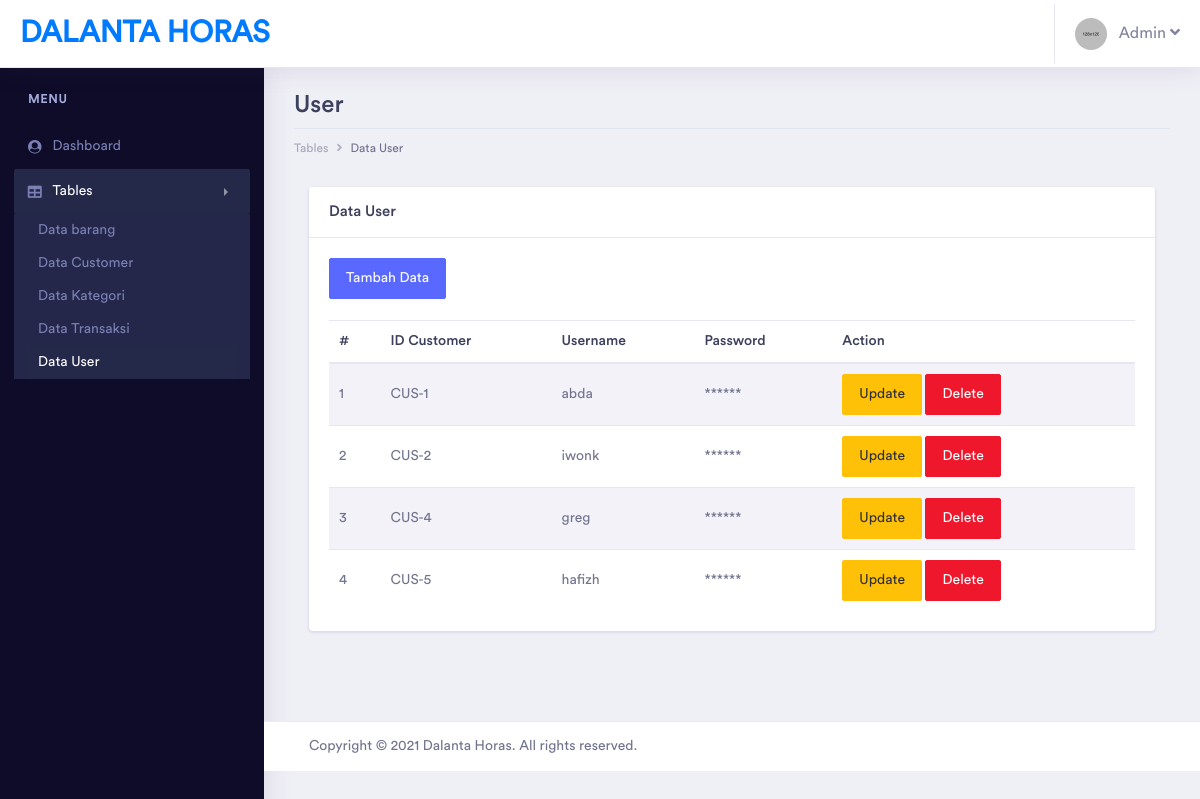
The page /admin/pages/tables/user/table_user.php (signed in) on the database its author committed.
### tables this page shows
CREATE TABLE `user` (
  `username` varchar(50) NOT NULL,
  `password` varchar(50) NOT NULL,
  `tipe_user` enum('Customer','Admin') NOT NULL,
  `id_customer` varchar(20) DEFAULT NULL,
  `deleted` tinyint(4) NOT NULL
);

### admin/pages/tables/user/table_user.php (the view, shortened to what this page needs)
<?php
include '../../../../helper/connection.php';
?>
<?php
if(!$_SESSION['username'] && !$_SESSION['password'] && $_SESSION['tipe_user'] != "Admin")
{
    echo "
		<script type='text/javascript'>
		alert('Anda harus login terlebih dahulu!')
		window.location='../../../index.php';
		</script>";
}
else
{
?>
<!doctype html>
<html lang="en">
<head>
    <link rel="stylesheet" href="../../../assets/vendor/bootstrap/css/bootstrap.min.css">
    <link href="../../../assets/vendor/fonts/circular-std/style.css" rel="stylesheet">
    <link rel="stylesheet" href="../../../assets/libs/css/style.css">
    <link rel="stylesheet" href="../../../assets/vendor/fonts/fontawesome/css/fontawesome-all.css">
    <link rel="stylesheet" href="../../../assets/vendor/charts/chartist-bundle/chartist.css">
    <link rel="stylesheet" href="../../../assets/vendor/charts/morris-bundle/morris.css">
    <link rel="stylesheet" href="../../../assets/vendor/fonts/material-design-iconic-font/css/materialdesignicons.min.css">
    <link rel="stylesheet" href="../../../assets/vendor/charts/c3charts/c3.css">
    <link rel="stylesheet" href="../../../assets/vendor/fonts/flag-icon-css/flag-icon.min.css">
</head>
<body>
    <div class="dashboard-main-wrapper">
        <div class="dashboard-header">
            <nav class="navbar navbar-expand-lg bg-white fixed-top">
                <a class="navbar-brand" href="../../../dashboard.php">Dalanta Horas</a>
                <div class="collapse navbar-collapse " id="navbarSupportedContent">
                    <ul class="navbar-nav ml-auto navbar-right-top">
                        <li class="nav-item dropdown nav-user">
                            <a class="nav-link nav-user-img" href="#" id="navbarDropdownMenuLink2" data-toggle="dropdown"
                                aria-haspopup="true" aria-expanded="false"><img src="../../../assets/images/avatar-1.jpg"
                                    alt="" class="user-avatar-md rounded-circle">&nbsp;&nbsp;&nbsp;Admin <i class="fas fa-angle-down"></i></a>
                        </li>
                    </ul>
                </div>
            </nav>
        </div>
        <div class="nav-left-sidebar sidebar-dark">
            <div class="menu-list">
                <nav class="navbar navbar-expand-lg navbar-light">
                    <div class="collapse navbar-collapse" id="navbarNav">
                        <ul class="navbar-nav flex-column">
                            <li class="nav-divider">
                                Menu
                            </li>
                            <li class="nav-item ">
                                <a class="nav-link" href="../../../dashboard.php" aria-expanded="false" data-target="#submenu-1"
                                    aria-controls="submenu-1"><i class="fa fa-fw fa-user-circle"></i>Dashboard
                                    <span class="badge badge-success">6</span></a>
                            </li>
                            <li class="nav-item">
                                <a class="nav-link active" href="#" data-toggle="collapse" aria-expanded="false"
                                    data-target="#submenu-5" aria-controls="submenu-5"><i class="fas fa-fw fa-table"></i>Tables</a>
                                <div id="submenu-5" class="collapse submenu show" style="">
                                    <ul class="nav flex-column">
                                        <li class="nav-item">
                                            <a class="nav-link" href="../barang/table_barang.php">Data barang</a>
                                        </li>
                                        <li class="nav-item">
                                            <a class="nav-link" href="../customer/table_customer.php">Data Customer</a>
                                        </li>
                                        <li class="nav-item">
                                            <a class="nav-link" href="../kategori/table_kategori.php">Data
                                                Kategori</a>
                                        </li>
                                        <li class="nav-item">
                                            <a class="nav-link" href="../transaksi/table_transaksi.php">Data Transaksi</a>
                                        </li>
                                        <li class="nav-item">
                                            <a class="nav-link active" href="table_user.php">Data User</a>
                                        </li>
                                    </ul>
                                </div>
                            </li>
                        </ul>
                    </div>
                </nav>
            </div>
        </div>
        <div class="dashboard-wrapper">
            <div class="dashboard-ecommerce">
                <div class="container-fluid dashboard-content ">
                    <div class="row">
                        <div class="col-xl-12 col-lg-12 col-md-12 col-sm-12 col-12">
                            <div class="page-header">
                                <h2 class="pageheader-title">User</h2>
                                <div class="page-breadcrumb">
                                    <nav aria-label="breadcrumb">
                                        <ol class="breadcrumb">
                                            <li class="breadcrumb-item"><a href="#" class="breadcrumb-link">Tables</a></li>
                                            <li class="breadcrumb-item active" aria-current="page">Data User</li>
                                        </ol>
                                    </nav>
                                </div>
                            </div>
                        </div>
                    </div>
                    <div class="col-xl-12">
                        <div class="card">
                            <h5 class="card-header">Data User</h5>
                            <div class="card-body">
                                <a href="form_user.php" class="btn btn-primary">Tambah Data</a><br><br>
                                <table class="table table-striped">
                                    <thead>
                                        <tr>
                                            <th>#</th>
                                            <th>ID Customer</th>
                                            <th>Username</th>
                                            <th>Password</th>
                                            <th>Action</th>
                                        </tr>
                                    </thead>
                                    <tbody>
                                        <?php
                                            $query =
                                            "SELECT * FROM user where tipe_user='Customer' AND deleted=0 ORDER BY id_customer";
                                            $result = mysqli_query($con, $query);
                                            if (mysqli_num_rows($result) > 0)
                                            {
                                                $index = 1;
                                                while($row = mysqli_fetch_assoc($result))
                                                {
                                                    $id_customer = $row['id_customer'];
                                                    echo "
                                                    <tr>
                                                        <td>" . $index++ . "</td>
                                                        <td>". $id_customer."</td>
                                                        <td>" . $row["username"] . "</td>
                                                        <td>******</td>
                                                        <td>
                                                            <a href='form_edit_user.php?id_customer=$id_customer' class='btn btn-warning'>Update</a>
                                                            <a href='process/delete_user.php?id_customer=$id_customer' class='btn btn-danger'>Delete</a>
                                                        </td>
                                                    </tr>
                                                    ";
                                                }
                                            }
                                            ?>
                                    </tbody>
                                </table>
                            </div>
                        </div>
                    </div>
                </div>
            </div>
            <div class="footer">
                <div class="container-fluid">
                    <div class="row">
                        <div class="col-xl-6 col-lg-6 col-md-6 col-sm-12 col-12">
                            Copyright © 2021 Dalanta Horas. All rights reserved.
                        </div>
                        <div class="col-xl-6 col-lg-6 col-md-6 col-sm-12 col-12">
                        </div>
                    </div>
                </div>
            </div>
        </div>
    </div>
</body>
</html>
<?php } ?>

### rows shown on the page
user: id_customer "CUS-1", username "abda"
user: id_customer "CUS-2", username "iwonk"
user: id_customer "CUS-4", username "greg"
user: id_customer "CUS-5", username "hafizh"
